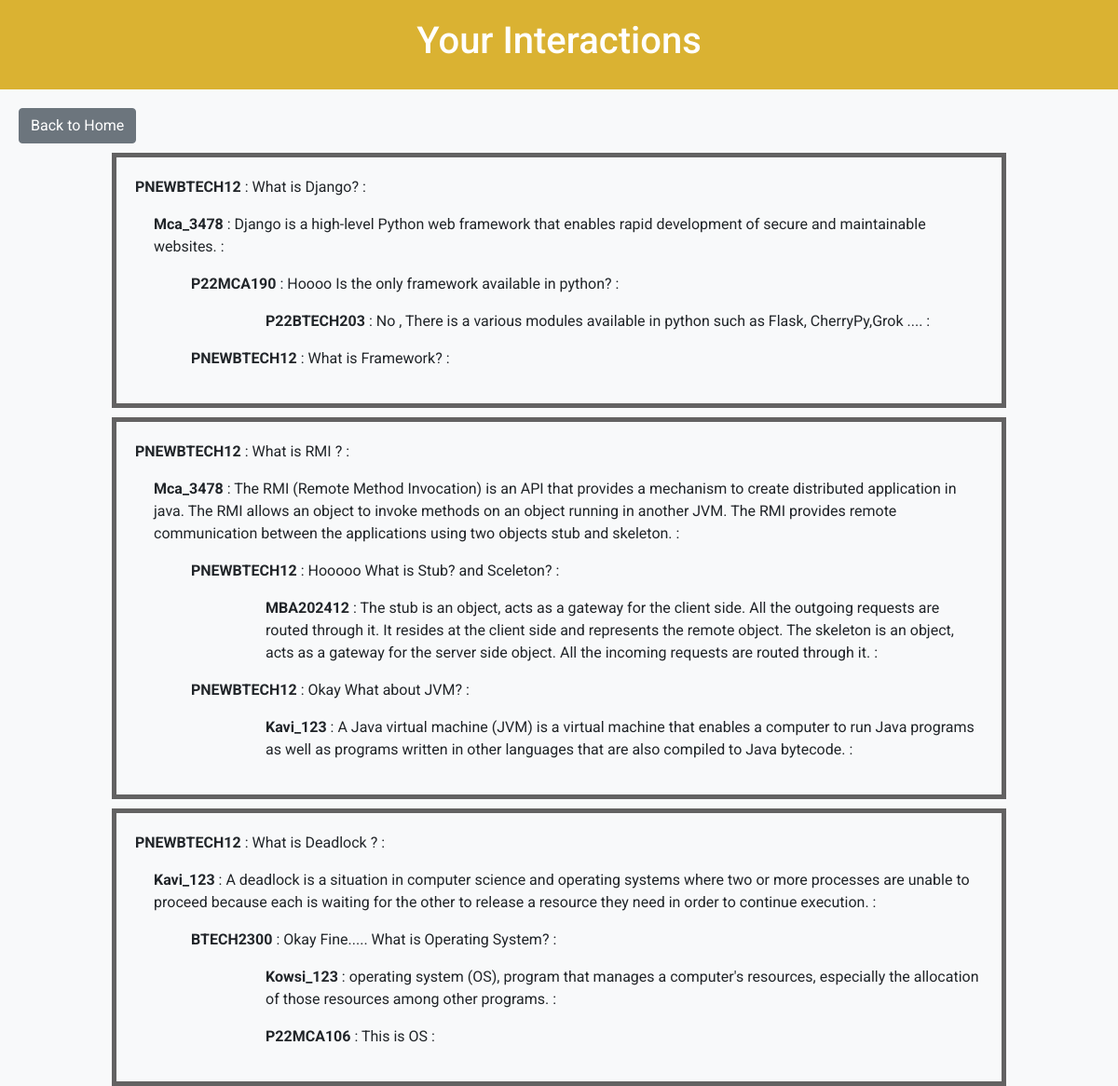
The app's page /Dashboard (signed in) with its own data.
### Ed_Core/models.py (models this page shows, shortened)
class Student_Registration(models.Model):
    name=models.CharField(max_length=30)
    mobile=models.CharField(max_length=10)
    email=models.EmailField(max_length=50)
    username=models.CharField(max_length=20,primary_key=True)
    course=models.CharField(max_length=5)
    passkey=models.CharField(max_length=20)
    def __str__(self):
        return self.username

class Question(models.Model):
    question_id=models.BigAutoField(primary_key=True)
    username=models.ForeignKey(Student_Registration,on_delete=models.CASCADE)
    quesiton=models.CharField(max_length=100)

class Login_Info(models.Model):
    username=models.CharField(max_length=20,primary_key=True)
    password=models.CharField(max_length=20)
    def __str__(self):
        return self.username

class Answer(models.Model):
    question_id=models.ForeignKey(Question,on_delete=models.CASCADE)
    answer=models.CharField(max_length=500)
    username=models.ForeignKey(Login_Info,on_delete=models.CASCADE)

class Commend(models.Model):
    answer_id=models.ForeignKey(Answer,on_delete=models.CASCADE)
    command=models.CharField(max_length=500)
    username=models.ForeignKey(Login_Info,on_delete=models.CASCADE)

class Reply(models.Model):
    command_id=models.ForeignKey(Commend,on_delete=models.CASCADE)
    reply=models.CharField(max_length=500)
    username=models.ForeignKey(Login_Info,on_delete=models.CASCADE)

### Ed_Core/views.py (the view)
# urls.py: path('Dashboard',views.Dashboard,name="Dashboard"),
def Dashboard(request):
    ses_username = request.session.get('username')
    print(ses_username)
    ques_obj=Question.objects.filter(username=ses_username)
    q=[]
    for ins in ques_obj:
        q.append(ins)
    print(q)
    def feed():
                        questions = Question.objects.all()
                        data = []
                        for ins in questions :
                            if ins in q:
                              print("it's Here")
                              print(ins)
                              question_data = {
                                   'username': ins.username,
                                     'question': ins.quesiton,
                                     'question_id':ins.question_id,
                                     'answers': []}
                              answers = Answer.objects.filter(question_id=ins.question_id)
                              for a in answers:
                                answer_data = {
                                    'username': a.username,
                                     'answer': a.answer,
                                      'comments': []}
                                comments = Commend.objects.filter(answer_id=a.id)
                                for c in comments:
                                      comment_data = {
                                        'username': c.username,
                                        'comment': c.command,
                                        'replies': []}
                                      replies = Reply.objects.filter(command_id=c.id)
                                      for r in replies:
                                          reply_data = {
                                             'username': r.username,
                                             'reply': r.reply}
                                          comment_data['replies'].append(reply_data)
                                      answer_data['comments'].append(comment_data)
                                question_data['answers'].append(answer_data)
                              data.append(question_data)
                        return data
    val=feed()
    return render(request, 'Dashboard.html', {'data': val})

### templates/Dashboard.html (shortened to what this page needs)
<!DOCTYPE html>
<html lang="en">
<head>
  <link rel="stylesheet" href="https://stackpath.bootstrapcdn.com/bootstrap/4.5.2/css/bootstrap.min.css">
</head>
<body>
  <div class="title-container">
    <h1>Your Interactions</h1>
  </div>
  <div class="back">
    <a href="{% url 'BacktoHome' %}" class="btn btn-secondary back-button">Back to Home</a>
  </div>
  <div class="feed_container">
    {% for question in data %}
    <div class="question-container">
        <p><b>{{ question.username }} </b>: {{ question.question }} :{{question.ques_obj}}</p>
        {% for answer in question.answers %}
            <div class="answer-container">
                <p><b>{{ answer.username }} </b>: {{ answer.answer }}  :{{answer.answer_obj}}
                </p>
                {% for comment in answer.comments %}
                    <div class="comment-container">
                        <p><b>{{ comment.username }} </b>: {{ comment.comment }}  :{{comment.comment_obj}}
                           </p>
                        {% for reply in comment.replies %}
                            <div class="reply-container">
                                <p><b>{{ reply.username }} </b>: {{ reply.reply }} :{{reply.reply_obj}}</p>
                            </div>
                        {% endfor %}
                    </div>
                {% endfor %}
            </div>
        {% endfor %}
    </div>
    {% endfor %}
</div>
</body>
</html>

### templates/Dashboard.html (style rules this page uses)
body { font-family: 'Roboto', sans-serif; margin: 0; padding: 0; background-color: #f8f9fa; }
.title-container { text-align: center; padding: 20px 0; background-color: #dab232; color: white; }
.back { margin-top: 20px; margin-left: 20px; }
.question-container { width: 80%; margin: 0 auto; margin-top: 10px; border: 5px solid #636262; position: relative; padding: 20px; box-sizing: border-box; }
.answer-container { margin-left: 20px; }
.comment-container { margin-left: 40px; }
.reply-container { margin-left: 80px; }

### records on screen
Student_Registration: username "PNEWBTECH12", question "What is Django?", question "What is RMI ?", question "What is Deadlock ?"
Login_Info: username "Mca_3478", answer "Django is a high-level Python web framework that enables rapid development of secure and maintainable websites.", answer "The RMI (Remote Method Invocation) is an API that provides a mechanism to create distributed application in java. The RMI allows an object to invoke methods on an object running in another JVM. The RMI provides remote communication between the applications using two objects stub and skeleton."
Login_Info: username "P22MCA190", comment "Hoooo Is the only framework available in python?"
Login_Info: username "P22BTECH203", reply "No , There is a various modules available in python such as Flask, CherryPy,Grok ...."
Login_Info: username "PNEWBTECH12", comment "What is Framework?", comment "Hooooo What is Stub? and Sceleton?", comment "Okay What about JVM?"
Login_Info: username "MBA202412", reply "The stub is an object, acts as a gateway for the client side. All the outgoing requests are routed through it. It resides at the client side and represents the remote object. The skeleton is an object, acts as a gateway for the server side object. All the incoming requests are routed through it."
Login_Info: username "Kavi_123", reply "A Java virtual machine (JVM) is a virtual machine that enables a computer to run Java programs as well as programs written in other languages that are also compiled to Java bytecode.", answer "A deadlock is a situation in computer science and operating systems where two or more processes are unable to proceed because each is waiting for the other to release a resource they need in order to continue execution."
Login_Info: username "BTECH2300", comment "Okay Fine..... What is Operating System?"
Login_Info: username "Kowsi_123", reply "operating system (OS), program that manages a computer's resources, especially the allocation of those resources among other programs."
Login_Info: username "P22MCA106", reply "This is OS"
